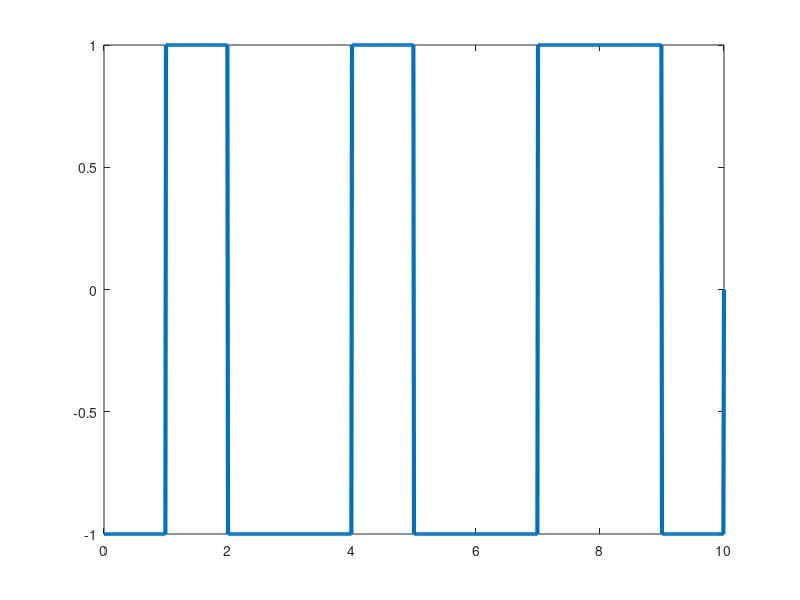

MATLAB code to generate this figure:
bits=[1 0 1 1 0 1 1 0 0 1];
bitrate=1;
n=100;
N=n*length(bits);
T=length(bits)/bitrate;
dt=T/N;
t=0:dt:T;
y=zeros(1,length(t));

positive=1;
negative=-1;

for i=0:length(bits)-1
  if(bits(i+1)==1)
    y(i*n+1:(i+1)*n)=negative;
  else
    y(i*n+1:(i+1)*n)=positive;
  end
end


plot(t,y,'Linewidth',3);

counter=0;
x=1;
for i=1:length(t)
  if(t(i)>counter)
    counter=counter+(1/bitrate);
    if(y(i)==positive)
      result(x)=0;
      x=x+1;
    else 
      result(x)=1; 
      x=x+1;
    end
  end
end


disp(result);
  